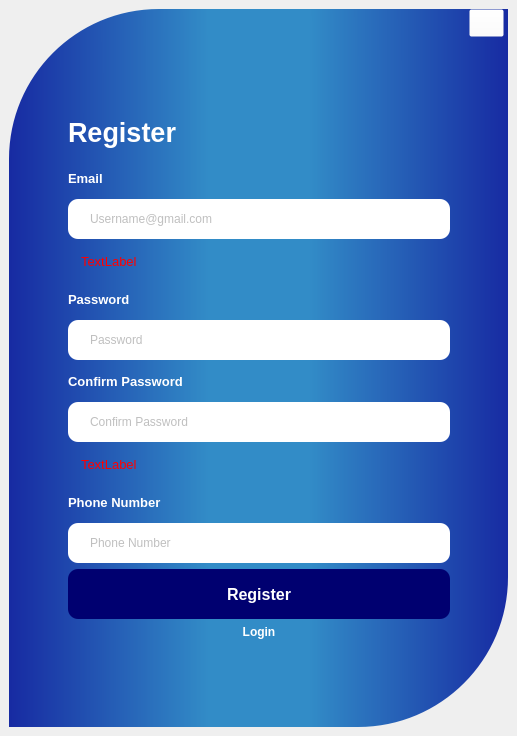
<?xml version="1.0" encoding="UTF-8"?>
<ui version="4.0">
 <class>MainWindow</class>
 <widget class="QMainWindow" name="MainWindow">
  <property name="geometry">
   <rect>
    <x>0</x>
    <y>0</y>
    <width>517</width>
    <height>736</height>
   </rect>
  </property>
  <property name="windowTitle">
   <string>MainWindow</string>
  </property>
  <widget class="QWidget" name="centralwidget">
   <layout class="QVBoxLayout" name="verticalLayout">
    <item>
     <widget class="QWidget" name="widget" native="true">
      <property name="styleSheet">
       <string notr="true">#widget{
	background-color: qlineargradient(x1: 0, x2: 1,stop: 0 rgb(23, 42, 162), stop: 0.40 rgb(50, 140, 199),stop:0.60 rgb(50, 140, 199),stop: 1 rgb(23, 42, 162));
	border-top-left-radius: 150px;  
     border-bottom-right-radius: 150px;
}
</string>
      </property>
      <layout class="QVBoxLayout" name="verticalLayout_2">
       <property name="spacing">
        <number>0</number>
       </property>
       <property name="leftMargin">
        <number>0</number>
       </property>
       <property name="topMargin">
        <number>0</number>
       </property>
       <property name="rightMargin">
        <number>0</number>
       </property>
       <property name="bottomMargin">
        <number>0</number>
       </property>
       <item>
        <widget class="QWidget" name="widget_2" native="true">
         <property name="minimumSize">
          <size>
           <width>0</width>
           <height>80</height>
          </size>
         </property>
         <widget class="QPushButton" name="btn_exit">
          <property name="geometry">
           <rect>
            <x>460</x>
            <y>0</y>
            <width>35</width>
            <height>28</height>
           </rect>
          </property>
          <property name="styleSheet">
           <string notr="true">#btn_exit{background-color: rgba(255, 255, 255, 10)}
#btn_exit:hover{
background-color : rgb(0, 0, 127)
}</string>
          </property>
          <property name="text">
           <string/>
          </property>
          <property name="icon">
           <iconset>
            <normaloff>:/icons/images/icons/cil-x.png</normaloff>:/icons/images/icons/cil-x.png</iconset>
          </property>
         </widget>
        </widget>
       </item>
       <item>
        <widget class="QWidget" name="widget_3" native="true">
         <layout class="QHBoxLayout" name="horizontalLayout">
          <item>
           <spacer name="horizontalSpacer">
            <property name="orientation">
             <enum>Qt::Horizontal</enum>
            </property>
            <property name="sizeHint" stdset="0">
             <size>
              <width>22</width>
              <height>20</height>
             </size>
            </property>
           </spacer>
          </item>
          <item>
           <widget class="QStackedWidget" name="stackedWidget">
            <property name="minimumSize">
             <size>
              <width>400</width>
              <height>40</height>
             </size>
            </property>
            <property name="styleSheet">
             <string notr="true">background-color: rgba(255, 255, 255, 0)</string>
            </property>
            <property name="currentIndex">
             <number>1</number>
            </property>
            <widget class="QWidget" name="page_1">
             <layout class="QVBoxLayout" name="verticalLayout_3">
              <item>
               <widget class="QLabel" name="label">
                <property name="minimumSize">
                 <size>
                  <width>0</width>
                  <height>50</height>
                 </size>
                </property>
                <property name="maximumSize">
                 <size>
                  <width>100</width>
                  <height>50</height>
                 </size>
                </property>
                <property name="font">
                 <font>
                  <pointsize>20</pointsize>
                  <weight>75</weight>
                  <bold>true</bold>
                 </font>
                </property>
                <property name="styleSheet">
                 <string notr="true">color: rgb(255, 255, 255);
</string>
                </property>
                <property name="text">
                 <string>Login</string>
                </property>
               </widget>
              </item>
              <item>
               <widget class="QLabel" name="label_2">
                <property name="minimumSize">
                 <size>
                  <width>0</width>
                  <height>40</height>
                 </size>
                </property>
                <property name="maximumSize">
                 <size>
                  <width>16777215</width>
                  <height>40</height>
                 </size>
                </property>
                <property name="font">
                 <font>
                  <pointsize>10</pointsize>
                  <weight>75</weight>
                  <bold>true</bold>
                 </font>
                </property>
                <property name="styleSheet">
                 <string notr="true">color :rgb(255, 255, 255);
</string>
                </property>
                <property name="text">
                 <string>Email</string>
                </property>
               </widget>
              </item>
              <item>
               <widget class="QLineEdit" name="LEdit_email_signin">
                <property name="minimumSize">
                 <size>
                  <width>0</width>
                  <height>40</height>
                 </size>
                </property>
                <property name="styleSheet">
                 <string notr="true">background-color: rgb(255, 255, 255);
border-radius : 10px ;
color: rgba(0, 0, 0, 128);
padding-left : 20px;

</string>
                </property>
                <property name="text">
                 <string/>
                </property>
                <property name="placeholderText">
                 <string>username@gmail.com</string>
                </property>
               </widget>
              </item>
              <item>
               <widget class="QLabel" name="label_3">
                <property name="minimumSize">
                 <size>
                  <width>0</width>
                  <height>40</height>
                 </size>
                </property>
                <property name="maximumSize">
                 <size>
                  <width>16777215</width>
                  <height>40</height>
                 </size>
                </property>
                <property name="font">
                 <font>
                  <pointsize>10</pointsize>
                  <weight>75</weight>
                  <bold>true</bold>
                 </font>
                </property>
                <property name="styleSheet">
                 <string notr="true">color :rgb(255, 255, 255);
</string>
                </property>
                <property name="text">
                 <string>Password</string>
                </property>
               </widget>
              </item>
              <item>
               <widget class="QLineEdit" name="LEdit_password_signin">
                <property name="minimumSize">
                 <size>
                  <width>0</width>
                  <height>40</height>
                 </size>
                </property>
                <property name="styleSheet">
                 <string notr="true">background-color: rgb(255, 255, 255);
border-radius : 10px;
color: rgba(0, 0, 0, 128);
padding-left : 20px;
</string>
                </property>
                <property name="text">
                 <string/>
                </property>
                <property name="placeholderText">
                 <string>Password</string>
                </property>
               </widget>
              </item>
              <item>
               <widget class="QLabel" name="label_10">
                <property name="minimumSize">
                 <size>
                  <width>0</width>
                  <height>30</height>
                 </size>
                </property>
                <property name="maximumSize">
                 <size>
                  <width>16777215</width>
                  <height>30</height>
                 </size>
                </property>
                <property name="font">
                 <font>
                  <pointsize>10</pointsize>
                 </font>
                </property>
                <property name="styleSheet">
                 <string notr="true">padding-left : 10px;
color: rgb(255, 0, 0);</string>
                </property>
                <property name="text">
                 <string>Error</string>
                </property>
               </widget>
              </item>
              <item>
               <widget class="QPushButton" name="btn_signIn">
                <property name="minimumSize">
                 <size>
                  <width>0</width>
                  <height>50</height>
                 </size>
                </property>
                <property name="maximumSize">
                 <size>
                  <width>16777215</width>
                  <height>50</height>
                 </size>
                </property>
                <property name="font">
                 <font>
                  <pointsize>12</pointsize>
                  <weight>50</weight>
                  <bold>false</bold>
                 </font>
                </property>
                <property name="cursor">
                 <cursorShape>PointingHandCursor</cursorShape>
                </property>
                <property name="styleSheet">
                 <string notr="true">#btn_signIn{background-color: rgb(0, 0, 112);
border-radius : 10px;
color :rgb(255, 255, 255);}
#btn_signIn:hover{
background-color : rgb(0, 85, 127)
}</string>
                </property>
                <property name="text">
                 <string>Sign In</string>
                </property>
               </widget>
              </item>
              <item>
               <widget class="QWidget" name="widget_5" native="true">
                <layout class="QHBoxLayout" name="horizontalLayout_2">
                 <item>
                  <widget class="QLabel" name="label_4">
                   <property name="font">
                    <font>
                     <pointsize>9</pointsize>
                     <weight>75</weight>
                     <bold>true</bold>
                    </font>
                   </property>
                   <property name="styleSheet">
                    <string notr="true">color :rgb(255, 255, 255);
</string>
                   </property>
                   <property name="text">
                    <string>Don't have an account yet?</string>
                   </property>
                   <property name="alignment">
                    <set>Qt::AlignLeading|Qt::AlignLeft|Qt::AlignVCenter</set>
                   </property>
                  </widget>
                 </item>
                 <item>
                  <widget class="QPushButton" name="btn_change_page">
                   <property name="font">
                    <font>
                     <pointsize>9</pointsize>
                     <weight>75</weight>
                     <bold>true</bold>
                    </font>
                   </property>
                   <property name="cursor">
                    <cursorShape>PointingHandCursor</cursorShape>
                   </property>
                   <property name="styleSheet">
                    <string notr="true">color :rgb(255, 255, 255);
</string>
                   </property>
                   <property name="text">
                    <string>Register for free</string>
                   </property>
                  </widget>
                 </item>
                </layout>
               </widget>
              </item>
              <item>
               <spacer name="verticalSpacer">
                <property name="orientation">
                 <enum>Qt::Vertical</enum>
                </property>
                <property name="sizeHint" stdset="0">
                 <size>
                  <width>20</width>
                  <height>40</height>
                 </size>
                </property>
               </spacer>
              </item>
             </layout>
            </widget>
            <widget class="QWidget" name="page_2">
             <layout class="QVBoxLayout" name="verticalLayout_4">
              <item>
               <widget class="QLabel" name="label_5">
                <property name="minimumSize">
                 <size>
                  <width>0</width>
                  <height>50</height>
                 </size>
                </property>
                <property name="maximumSize">
                 <size>
                  <width>16777215</width>
                  <height>50</height>
                 </size>
                </property>
                <property name="font">
                 <font>
                  <pointsize>20</pointsize>
                  <weight>75</weight>
                  <bold>true</bold>
                 </font>
                </property>
                <property name="styleSheet">
                 <string notr="true">color: rgb(255, 255, 255);
</string>
                </property>
                <property name="text">
                 <string>Register</string>
                </property>
               </widget>
              </item>
              <item>
               <widget class="QLabel" name="label_6">
                <property name="minimumSize">
                 <size>
                  <width>0</width>
                  <height>30</height>
                 </size>
                </property>
                <property name="maximumSize">
                 <size>
                  <width>16777215</width>
                  <height>30</height>
                 </size>
                </property>
                <property name="font">
                 <font>
                  <pointsize>10</pointsize>
                  <weight>75</weight>
                  <bold>true</bold>
                 </font>
                </property>
                <property name="styleSheet">
                 <string notr="true">color :rgb(255, 255, 255);
</string>
                </property>
                <property name="text">
                 <string>Email</string>
                </property>
               </widget>
              </item>
              <item>
               <widget class="QLineEdit" name="LEdit_email_register">
                <property name="minimumSize">
                 <size>
                  <width>0</width>
                  <height>40</height>
                 </size>
                </property>
                <property name="maximumSize">
                 <size>
                  <width>16777215</width>
                  <height>40</height>
                 </size>
                </property>
                <property name="styleSheet">
                 <string notr="true">background-color: rgb(255, 255, 255);
border-radius : 10px ;
color: rgba(0, 0, 0, 128);
padding-left : 20px;
</string>
                </property>
                <property name="text">
                 <string/>
                </property>
                <property name="placeholderText">
                 <string>Username@gmail.com</string>
                </property>
               </widget>
              </item>
              <item>
               <widget class="QLabel" name="label_11">
                <property name="font">
                 <font>
                  <pointsize>10</pointsize>
                 </font>
                </property>
                <property name="styleSheet">
                 <string notr="true">padding-left : 10px;
color: rgb(255, 0, 0);</string>
                </property>
                <property name="text">
                 <string>TextLabel</string>
                </property>
               </widget>
              </item>
              <item>
               <widget class="QLabel" name="label_7">
                <property name="minimumSize">
                 <size>
                  <width>0</width>
                  <height>30</height>
                 </size>
                </property>
                <property name="maximumSize">
                 <size>
                  <width>16777215</width>
                  <height>30</height>
                 </size>
                </property>
                <property name="font">
                 <font>
                  <pointsize>10</pointsize>
                  <weight>75</weight>
                  <bold>true</bold>
                 </font>
                </property>
                <property name="styleSheet">
                 <string notr="true">color :rgb(255, 255, 255);
</string>
                </property>
                <property name="text">
                 <string>Password</string>
                </property>
               </widget>
              </item>
              <item>
               <widget class="QLineEdit" name="LEdit_password_register">
                <property name="minimumSize">
                 <size>
                  <width>0</width>
                  <height>40</height>
                 </size>
                </property>
                <property name="maximumSize">
                 <size>
                  <width>16777215</width>
                  <height>40</height>
                 </size>
                </property>
                <property name="styleSheet">
                 <string notr="true">background-color: rgb(255, 255, 255);
border-radius : 10px ;
color: rgba(0, 0, 0, 128);
padding-left : 20px;
LEdit_password_register.setEchoMode(Password)

</string>
                </property>
                <property name="text">
                 <string/>
                </property>
                <property name="placeholderText">
                 <string>Password</string>
                </property>
               </widget>
              </item>
              <item>
               <widget class="QLabel" name="label_8">
                <property name="minimumSize">
                 <size>
                  <width>0</width>
                  <height>30</height>
                 </size>
                </property>
                <property name="maximumSize">
                 <size>
                  <width>16777215</width>
                  <height>30</height>
                 </size>
                </property>
                <property name="font">
                 <font>
                  <pointsize>10</pointsize>
                  <weight>75</weight>
                  <bold>true</bold>
                 </font>
                </property>
                <property name="styleSheet">
                 <string notr="true">color :rgb(255, 255, 255);
</string>
                </property>
                <property name="text">
                 <string>Confirm Password</string>
                </property>
               </widget>
              </item>
              <item>
               <widget class="QLineEdit" name="LEdit_confirm">
                <property name="minimumSize">
                 <size>
                  <width>0</width>
                  <height>40</height>
                 </size>
                </property>
                <property name="maximumSize">
                 <size>
                  <width>16777215</width>
                  <height>40</height>
                 </size>
                </property>
                <property name="styleSheet">
                 <string notr="true">background-color: rgb(255, 255, 255);
border-radius : 10px ;
color: rgba(0, 0, 0, 128);
padding-left : 20px;

</string>
                </property>
                <property name="text">
                 <string/>
                </property>
                <property name="placeholderText">
                 <string>Confirm Password</string>
                </property>
               </widget>
              </item>
              <item>
               <widget class="QLabel" name="label_12">
                <property name="font">
                 <font>
                  <pointsize>10</pointsize>
                 </font>
                </property>
                <property name="styleSheet">
                 <string notr="true">padding-left : 10px;
color: rgb(255, 0, 0);</string>
                </property>
                <property name="text">
                 <string>TextLabel</string>
                </property>
               </widget>
              </item>
              <item>
               <widget class="QLabel" name="label_9">
                <property name="minimumSize">
                 <size>
                  <width>0</width>
                  <height>30</height>
                 </size>
                </property>
                <property name="maximumSize">
                 <size>
                  <width>16777215</width>
                  <height>30</height>
                 </size>
                </property>
                <property name="font">
                 <font>
                  <pointsize>10</pointsize>
                  <weight>75</weight>
                  <bold>true</bold>
                 </font>
                </property>
                <property name="styleSheet">
                 <string notr="true">color :rgb(255, 255, 255);
</string>
                </property>
                <property name="text">
                 <string>Phone Number</string>
                </property>
               </widget>
              </item>
              <item>
               <widget class="QLineEdit" name="LEdit_phone">
                <property name="minimumSize">
                 <size>
                  <width>0</width>
                  <height>40</height>
                 </size>
                </property>
                <property name="maximumSize">
                 <size>
                  <width>16777215</width>
                  <height>40</height>
                 </size>
                </property>
                <property name="styleSheet">
                 <string notr="true">background-color: rgb(255, 255, 255);
border-radius : 10px ;
color: rgba(0, 0, 0, 128);
padding-left : 20px;

</string>
                </property>
                <property name="text">
                 <string/>
                </property>
                <property name="placeholderText">
                 <string>Phone Number</string>
                </property>
               </widget>
              </item>
              <item>
               <widget class="QPushButton" name="btn_register">
                <property name="minimumSize">
                 <size>
                  <width>0</width>
                  <height>50</height>
                 </size>
                </property>
                <property name="maximumSize">
                 <size>
                  <width>16777215</width>
                  <height>50</height>
                 </size>
                </property>
                <property name="font">
                 <font>
                  <pointsize>12</pointsize>
                  <weight>75</weight>
                  <bold>true</bold>
                 </font>
                </property>
                <property name="cursor">
                 <cursorShape>PointingHandCursor</cursorShape>
                </property>
                <property name="styleSheet">
                 <string notr="true">#btn_register{background-color: rgb(0, 0, 112);
border-radius : 10px;
color :rgb(255, 255, 255);}
#btn_register:hover{
background-color:rgb(0, 0, 59)
}</string>
                </property>
                <property name="text">
                 <string>Register</string>
                </property>
               </widget>
              </item>
              <item>
               <widget class="QPushButton" name="btn_login">
                <property name="font">
                 <font>
                  <pointsize>9</pointsize>
                  <weight>75</weight>
                  <bold>true</bold>
                 </font>
                </property>
                <property name="cursor">
                 <cursorShape>PointingHandCursor</cursorShape>
                </property>
                <property name="styleSheet">
                 <string notr="true">#btn_login{color:rgb(255, 255, 255);
border-radius : 10px;
}
</string>
                </property>
                <property name="text">
                 <string>Login</string>
                </property>
               </widget>
              </item>
             </layout>
            </widget>
           </widget>
          </item>
          <item>
           <spacer name="horizontalSpacer_2">
            <property name="orientation">
             <enum>Qt::Horizontal</enum>
            </property>
            <property name="sizeHint" stdset="0">
             <size>
              <width>23</width>
              <height>20</height>
             </size>
            </property>
           </spacer>
          </item>
         </layout>
        </widget>
       </item>
       <item>
        <widget class="QWidget" name="widget_4" native="true">
         <property name="minimumSize">
          <size>
           <width>0</width>
           <height>70</height>
          </size>
         </property>
         <property name="styleSheet">
          <string notr="true">￼</string>
         </property>
        </widget>
       </item>
      </layout>
     </widget>
    </item>
   </layout>
  </widget>
 </widget>
 <resources/>
 <connections/>
</ui>
